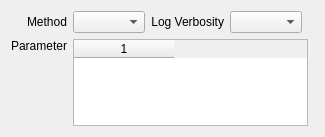
<ui version="4.0" >
<comment> Begin CVS Header </comment>
<comment>   $Source: /Volumes/Home/Users/shoops/cvs/copasi_dev/copasi/UI/CQTaskMethodWidget.ui,v $ </comment>
<comment>   $Revision: 1.2 $ </comment>
<comment>   $Name:  $ </comment>
<comment>   $Author: shoops $ </comment>
<comment>   $Date: 2011/03/07 19:38:00 $ </comment>
<comment> End CVS Header </comment>

<comment> Copyright (C) 2011 - 2010 by Pedro Mendes, Virginia Tech Intellectual </comment>
<comment> Properties, Inc., University of Heidelberg, and The University </comment>
<comment> of Manchester. </comment>
<comment> All rights reserved. </comment>

 <class>CQTaskMethodWidget</class>
 <widget class="QWidget" name="CQTaskMethodWidget" >
  <property name="geometry" >
   <rect>
    <x>0</x>
    <y>0</y>
    <width>266</width>
    <height>137</height>
   </rect>
  </property>
  <property name="sizePolicy" >
   <sizepolicy vsizetype="Preferred" hsizetype="Preferred" >
    <horstretch>0</horstretch>
    <verstretch>1</verstretch>
   </sizepolicy>
  </property>
  <property name="windowTitle" >
   <string>Form</string>
  </property>
  <layout class="QGridLayout" name="gridLayout" >
   <item row="0" column="0" >
    <widget class="QLabel" name="mpLblMethod" >
     <property name="text" >
      <string>Method</string>
     </property>
     <property name="alignment" >
      <set>Qt::AlignRight|Qt::AlignTrailing|Qt::AlignVCenter</set>
     </property>
    </widget>
   </item>
   <item row="0" column="1" >
    <widget class="QComboBox" name="mpBoxMethod" />
   </item>
   <item row="0" column="2" >
    <widget class="QLabel" name="mpLblMethodLog" >
     <property name="text" >
      <string>Log Verbosity</string>
     </property>
     <property name="alignment" >
      <set>Qt::AlignRight|Qt::AlignTrailing|Qt::AlignVCenter</set>
     </property>
    </widget>
   </item>
   <item row="0" column="3" >
    <widget class="QComboBox" name="mpBoxMethodLog" />
   </item>
   <item row="0" column="4" colspan="2" >
    <spacer name="horizontalSpacer" >
     <property name="orientation" >
      <enum>Qt::Horizontal</enum>
     </property>
     <property name="sizeHint" stdset="0" >
      <size>
       <width>55</width>
       <height>20</height>
      </size>
     </property>
    </spacer>
   </item>
   <item row="1" column="0" >
    <widget class="QLabel" name="mpLblParameter" >
     <property name="text" >
      <string>Parameter</string>
     </property>
     <property name="alignment" >
      <set>Qt::AlignRight|Qt::AlignTop|Qt::AlignTrailing</set>
     </property>
    </widget>
   </item>
   <item row="1" column="1" colspan="4" >
    <widget class="QTableWidget" name="mpTableParameter" >
     <property name="sizePolicy" >
      <sizepolicy vsizetype="Expanding" hsizetype="Expanding" >
       <horstretch>2</horstretch>
       <verstretch>2</verstretch>
      </sizepolicy>
     </property>
     <property name="editTriggers" >
      <set>QAbstractItemView::AllEditTriggers</set>
     </property>
     <property name="columnCount" >
      <number>1</number>
     </property>
     <column/>
    </widget>
   </item>
   <item row="1" column="5" >
    <spacer name="horizontalSpacer_2" >
     <property name="orientation" >
      <enum>Qt::Horizontal</enum>
     </property>
     <property name="sizeHint" stdset="0" >
      <size>
       <width>45</width>
       <height>20</height>
      </size>
     </property>
    </spacer>
   </item>
  </layout>
 </widget>
 <resources/>
 <connections/>
</ui>
